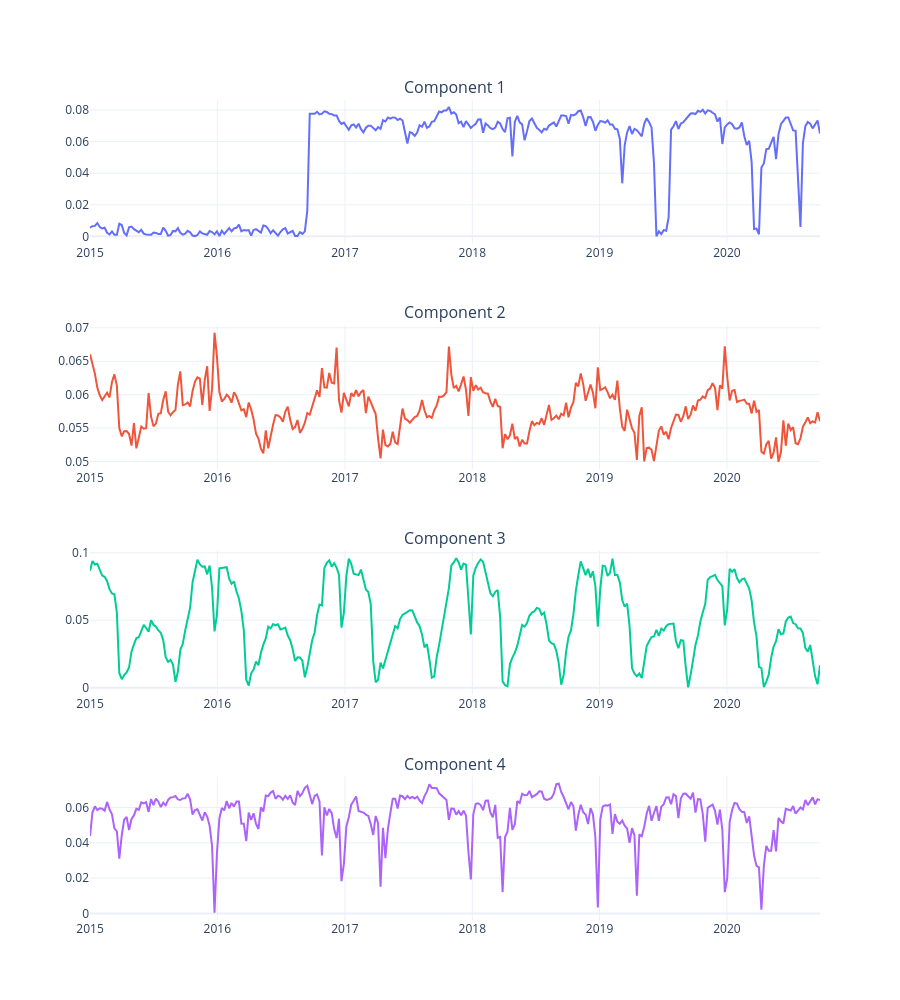

Here is the notebook cell this chart was saved with:
### Code cell
from plotly.subplots import make_subplots
import plotly.graph_objects as go
import pandas as pd

start = pd.to_datetime(df.loc[0, "utc_timestamp"])
x = start + pd.to_timedelta([7 * i for i in range(C.shape[0])], unit="D")

fig = make_subplots(
    rows=len(component_indices),
    cols=1,
    shared_xaxes=True,
    subplot_titles=[f"Component {i + 1}" for i in component_indices],
    vertical_spacing=0.10,
)

for row, i in enumerate(component_indices, start=1):
    fig.add_trace(
        go.Scatter(
            x=x,
            y=C[:, i],
            mode="lines",
            showlegend=False,
        ),
        row=row,
        col=1,
    )

# Show date labels on every subplot
fig.update_xaxes(showticklabels=True)


fig.update_layout(
    height=250 * len(component_indices),
    template="plotly_white",
)

fig.update_layout(margin=dict(l=90))

fig.show()

### Figure 1 — Plotly figure (JSON) as saved in the notebook; plotly's stock layout.template omitted (floating-point values rounded to 4 significant figures; data arrays with more than 128 entries replaced by an {"elided": "..."} marker saying what was removed)
{"data": [{"mode": "lines", "showlegend": false, "type": "scatter", "x": {"elided": "300 str values"}, "xaxis": "x", "y": {"elided": "300 float values"}, "yaxis": "y"}, {"mode": "lines", "showlegend": false, "type": "scatter", "x": {"elided": "300 str values"}, "xaxis": "x2", "y": {"elided": "300 float values"}, "yaxis": "y2"}, {"mode": "lines", "showlegend": false, "type": "scatter", "x": {"elided": "300 str values"}, "xaxis": "x3", "y": {"elided": "300 float values"}, "yaxis": "y3"}, {"mode": "lines", "showlegend": false, "type": "scatter", "x": {"elided": "300 str values"}, "xaxis": "x4", "y": {"elided": "300 float values"}, "yaxis": "y4"}], "layout": {"annotations": [{"font": {"size": 16}, "showarrow": false, "text": "Component 1", "x": 0.5, "xanchor": "center", "xref": "paper", "y": 1, "yanchor": "bottom", "yref": "paper"}, {"font": {"size": 16}, "showarrow": false, "text": "Component 2", "x": 0.5, "xanchor": "center", "xref": "paper", "y": 0.725, "yanchor": "bottom", "yref": "paper"}, {"font": {"size": 16}, "showarrow": false, "text": "Component 3", "x": 0.5, "xanchor": "center", "xref": "paper", "y": 0.45, "yanchor": "bottom", "yref": "paper"}, {"font": {"size": 16}, "showarrow": false, "text": "Component 4", "x": 0.5, "xanchor": "center", "xref": "paper", "y": 0.175, "yanchor": "bottom", "yref": "paper"}], "height": 1000, "margin": {"l": 90}, "xaxis": {"anchor": "y", "domain": [0, 1], "matches": "x4", "showticklabels": true}, "xaxis2": {"anchor": "y2", "domain": [0, 1], "matches": "x4", "showticklabels": true}, "xaxis3": {"anchor": "y3", "domain": [0, 1], "matches": "x4", "showticklabels": true}, "xaxis4": {"anchor": "y4", "domain": [0, 1], "showticklabels": true}, "yaxis": {"anchor": "x", "domain": [0.825, 1]}, "yaxis2": {"anchor": "x2", "domain": [0.55, 0.725]}, "yaxis3": {"anchor": "x3", "domain": [0.275, 0.45]}, "yaxis4": {"anchor": "x4", "domain": [0, 0.175]}}}
